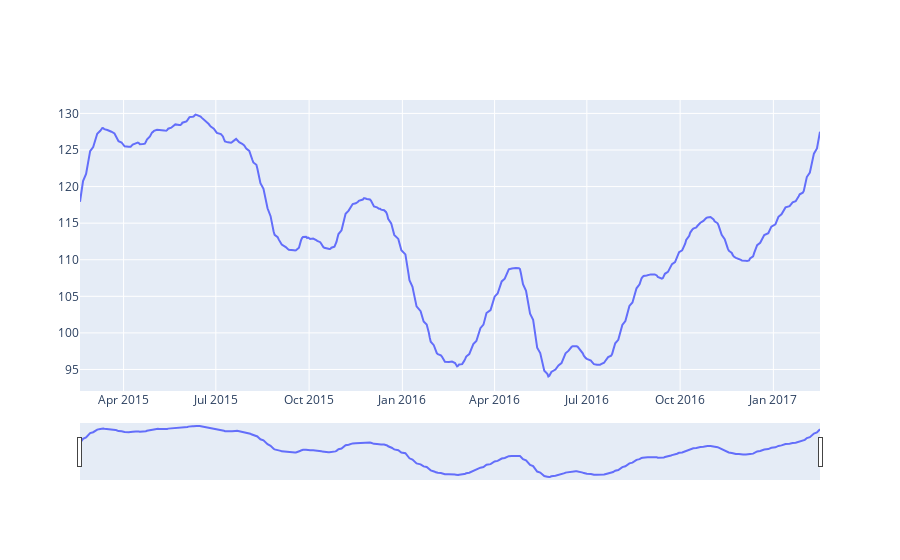

Notebook code for this chart:
### Code cell
import plotly.graph_objects as go
import pandas as pd

df = pd.read_csv('https://raw.githubusercontent.com/plotly/datasets/master/finance-charts-apple.csv')

fig = go.Figure(go.Scatter(
    x = df['Date'],
    y = df['mavg']
))

fig.update_xaxes(
    rangeslider_visible=True,
    # tickformatstops = [
    #     dict(dtickrange=[None, 1000], value="%H:%M:%S.%L ms"),
    #     dict(dtickrange=[1000, 60000], value="%H:%M:%S s"),
    #     dict(dtickrange=[60000, 3600000], value="%H:%M m"),
    #     dict(dtickrange=[3600000, 86400000], value="%H:%M h"),
    #     dict(dtickrange=[86400000, 604800000], value="%e. %b d"),
    #     dict(dtickrange=[604800000, "M1"], value="%e. %b w"),
    #     dict(dtickrange=["M1", "M12"], value="%b '%y M"),
    #     dict(dtickrange=["M12", None], value="%Y Y")
    # ]
)

fig.show()

### Figure 1 — Plotly figure (JSON) as saved in the notebook; plotly's stock layout.template omitted (floating-point values rounded to 4 significant figures; data arrays with more than 128 entries replaced by an {"elided": "..."} marker saying what was removed)
{"data": [{"type": "scatter", "x": {"elided": "506 str values"}, "y": {"elided": "506 float values"}}], "layout": {"xaxis": {"rangeslider": {"visible": true}}}}
